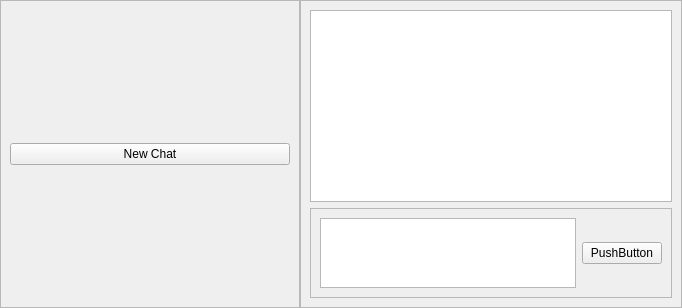
          <widget class="QWidget" name="conversation">
           <layout class="QHBoxLayout" name="horizontalLayout_3">
            <property name="spacing">
             <number>0</number>
            </property>
            <property name="leftMargin">
             <number>0</number>
            </property>
            <property name="topMargin">
             <number>0</number>
            </property>
            <property name="rightMargin">
             <number>0</number>
            </property>
            <property name="bottomMargin">
             <number>0</number>
            </property>
            <item>
             <widget class="QFrame" name="conversationList">
              <property name="sizePolicy">
               <sizepolicy hsizetype="Minimum" vsizetype="Preferred">
                <horstretch>0</horstretch>
                <verstretch>0</verstretch>
               </sizepolicy>
              </property>
              <property name="minimumSize">
               <size>
                <width>300</width>
                <height>0</height>
               </size>
              </property>
              <property name="frameShape">
               <enum>QFrame::StyledPanel</enum>
              </property>
              <property name="frameShadow">
               <enum>QFrame::Raised</enum>
              </property>
              <layout class="QVBoxLayout" name="verticalLayout_12">
               <item>
                <widget class="QPushButton" name="pushButton">
                 <property name="text">
                  <string>New Chat</string>
                 </property>
                </widget>
               </item>
              </layout>
             </widget>
            </item>
            <item>
             <widget class="QFrame" name="conversationBox">
              <property name="sizePolicy">
               <sizepolicy hsizetype="Expanding" vsizetype="Preferred">
                <horstretch>0</horstretch>
                <verstretch>0</verstretch>
               </sizepolicy>
              </property>
              <property name="frameShape">
               <enum>QFrame::StyledPanel</enum>
              </property>
              <property name="frameShadow">
               <enum>QFrame::Raised</enum>
              </property>
              <layout class="QVBoxLayout" name="verticalLayout_11">
               <item>
                <widget class="QListWidget" name="listWidget"/>
               </item>
               <item>
                <widget class="QFrame" name="conversationEditFrame">
                 <property name="frameShape">
                  <enum>QFrame::StyledPanel</enum>
                 </property>
                 <property name="frameShadow">
                  <enum>QFrame::Raised</enum>
                 </property>
                 <layout class="QHBoxLayout" name="horizontalLayout_6">
                  <item>
                   <widget class="QTextEdit" name="textBox">
                    <property name="sizePolicy">
                     <sizepolicy hsizetype="Expanding" vsizetype="Maximum">
                      <horstretch>0</horstretch>
                      <verstretch>0</verstretch>
                     </sizepolicy>
                    </property>
                   </widget>
                  </item>
                  <item>
                   <widget class="QPushButton" name="submitButton">
                    <property name="text">
                     <string>PushButton</string>
                    </property>
                   </widget>
                  </item>
                 </layout>
                </widget>
               </item>
              </layout>
             </widget>
            </item>
           </layout>
          </widget>
